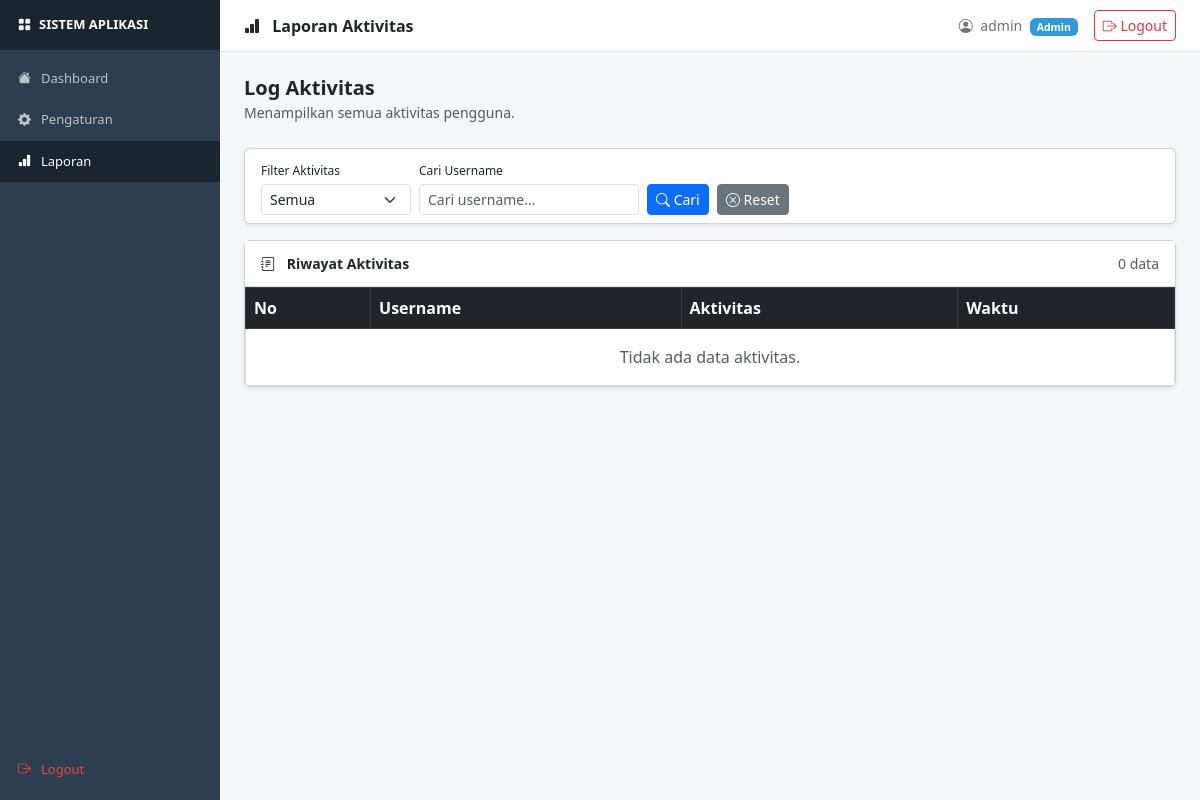
The app's page /laporan.php?aktivitas=Ubah Status: frana (User → Admin) (signed in), older data.
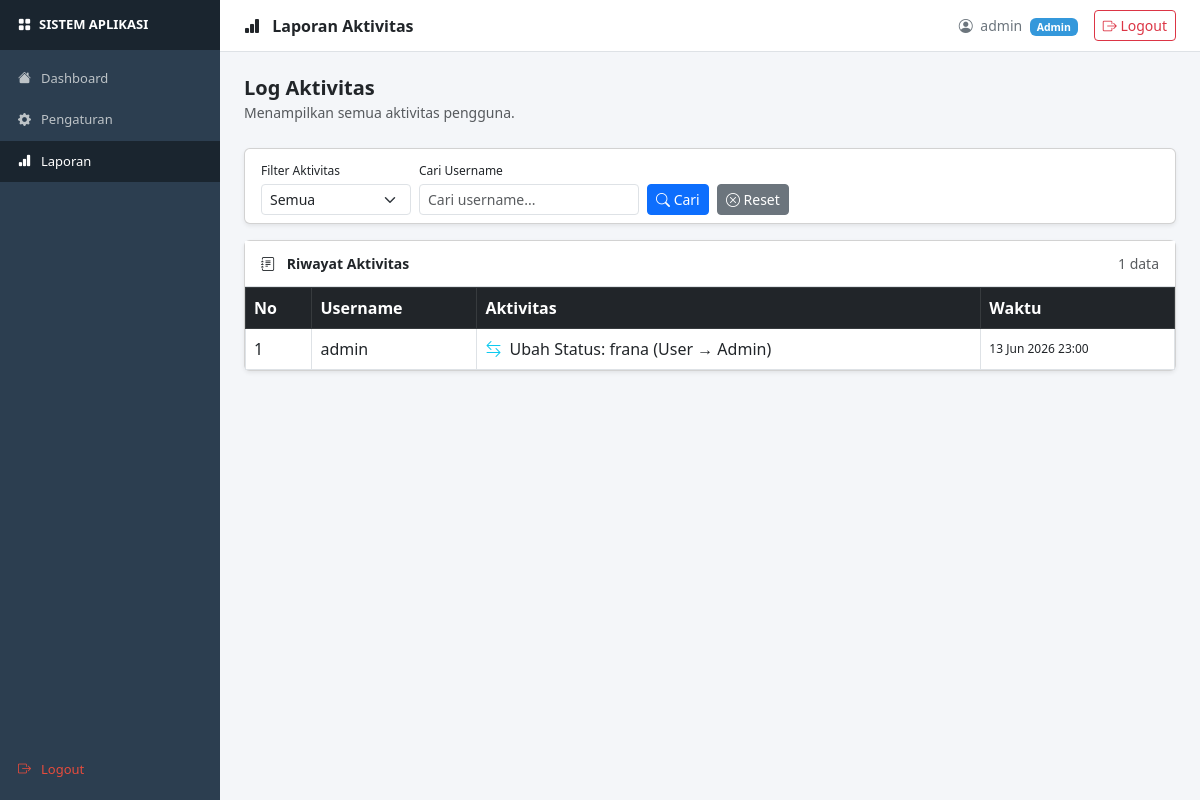
The same page, newer data.
### tables this page shows
CREATE TABLE `log_activity` (
  `id` int(11) NOT NULL,
  `user_id` int(11) DEFAULT NULL,
  `username` varchar(100) DEFAULT NULL,
  `aktivitas` varchar(255) DEFAULT NULL,
  `waktu` timestamp NOT NULL DEFAULT current_timestamp()
);

### laporan.php (the view, shortened to what the changed rows need)
<?php
include 'config/koneksi.php';
$login_status = $_SESSION['status'];
$is_admin     = ($login_status === 'Admin');
$filter_aktivitas = $_GET['aktivitas'] ?? '';
$where = [];
if ($filter_aktivitas !== '') {
    $esc = mysqli_real_escape_string($conn, $filter_aktivitas);
    $where[] = "aktivitas LIKE '%$esc%'";
}
$sql = "SELECT * FROM log_activity";
if ($where) {
    $sql .= " WHERE " . implode(" AND ", $where);
}
$sql .= " ORDER BY waktu DESC";
$query_log = mysqli_query($conn, $sql);
$total     = mysqli_num_rows($query_log);
?>
<!DOCTYPE html>
<html lang="id">
<head>
  <link rel="stylesheet" href="https://cdn.jsdelivr.net/npm/bootstrap@5.3.0/dist/css/bootstrap.min.css">
  <link rel="stylesheet" href="https://cdn.jsdelivr.net/npm/bootstrap-icons@1.10.5/font/bootstrap-icons.css">
  <link rel="stylesheet" href="assets/css/style.css">
</head>
<body>
<div class="main-content">
  <div class="p-4">
    <div class="card shadow-sm">
      <div class="card-header-custom">
        <span class="fw-semibold" style="font-size:14px">
          <i class="bi bi-journal-text me-2"></i> Riwayat Aktivitas
        </span>
        <small class="text-muted"><?= $total ?> data</small>
      </div>
      <div class="table-responsive">
        <table class="table table-bordered table-hover mb-0 align-middle">
          <thead class="table-dark">
            <tr>
              <th>No</th>
              <?php if ($is_admin): ?><th>Username</th><?php endif; ?>
              <th>Aktivitas</th>
              <th>Waktu</th>
            </tr>
          </thead>
          <tbody>
            <?php if ($total === 0): ?>
              <tr>
                <td colspan="<?= $is_admin ? 4 : 3 ?>" class="text-center text-muted py-3">
                  Tidak ada data aktivitas.
                </td>
              </tr>
            <?php else: ?>
              <?php $no = 1; while ($row = mysqli_fetch_assoc($query_log)): ?>
              <tr>
                <td><?= $no++ ?></td>
                <?php if ($is_admin): ?>
                <td><?= htmlspecialchars($row['username']) ?></td>
                <?php endif; ?>
                <td>
                  <?php
                  $akt = $row['aktivitas'];
                  $icon = 'bi-activity';
                  if (str_contains($akt, 'Login'))          $icon = 'bi-box-arrow-in-right text-success';
                  elseif (str_contains($akt, 'Logout'))     $icon = 'bi-box-arrow-right text-danger';
                  elseif (str_contains($akt, 'Register'))   $icon = 'bi-person-plus text-primary';
                  elseif (str_contains($akt, 'Tambah'))     $icon = 'bi-person-plus-fill text-primary';
                  elseif (str_contains($akt, 'Reset'))      $icon = 'bi-key-fill text-warning';
                  elseif (str_contains($akt, 'Ubah'))       $icon = 'bi-arrow-left-right text-info';
                  elseif (str_contains($akt, 'Hapus'))      $icon = 'bi-trash-fill text-danger';
                  ?>
                  <i class="bi <?= $icon ?> me-1"></i>
                  <?= htmlspecialchars($akt) ?>
                </td>
                <td style="font-size:12px; white-space:nowrap">
                  <?= date('d M Y H:i', strtotime($row['waktu'])) ?>
                </td>
              </tr>
              <?php endwhile; ?>
            <?php endif; ?>
          </tbody>
        </table>
      </div>
    </div>
  </div>
</div>
</body>
</html>

Row changes from the older to the newer data that the page shows:
added log_activity: username "admin", aktivitas "Ubah Status: frana (User → Admin)", waktu "13 Jun 2026 23:00"
Text that changed along with them:
$total: "0" → "1"
text no longer shown: "Tidak ada data aktivitas."
